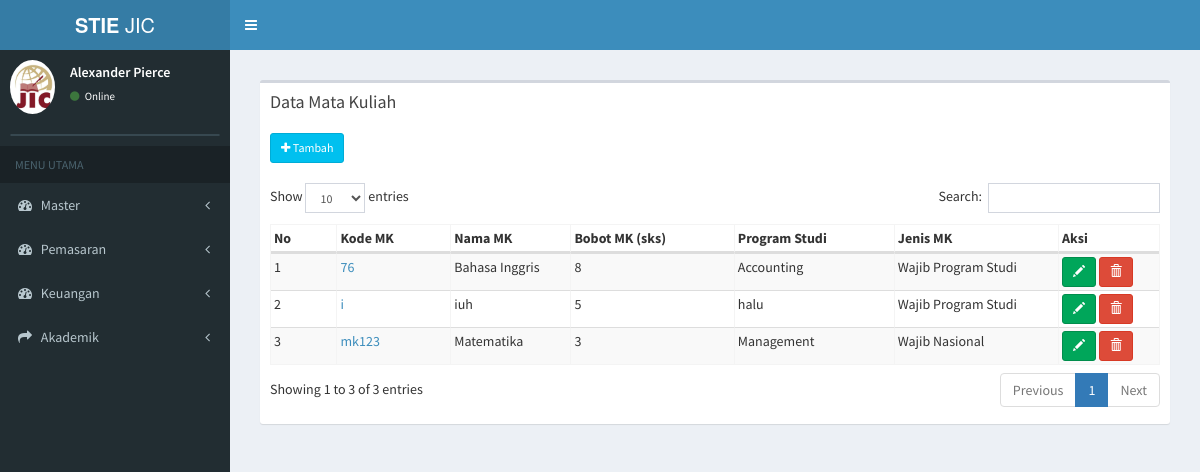
Page /index.php/mata_kuliah on the earlier database version.
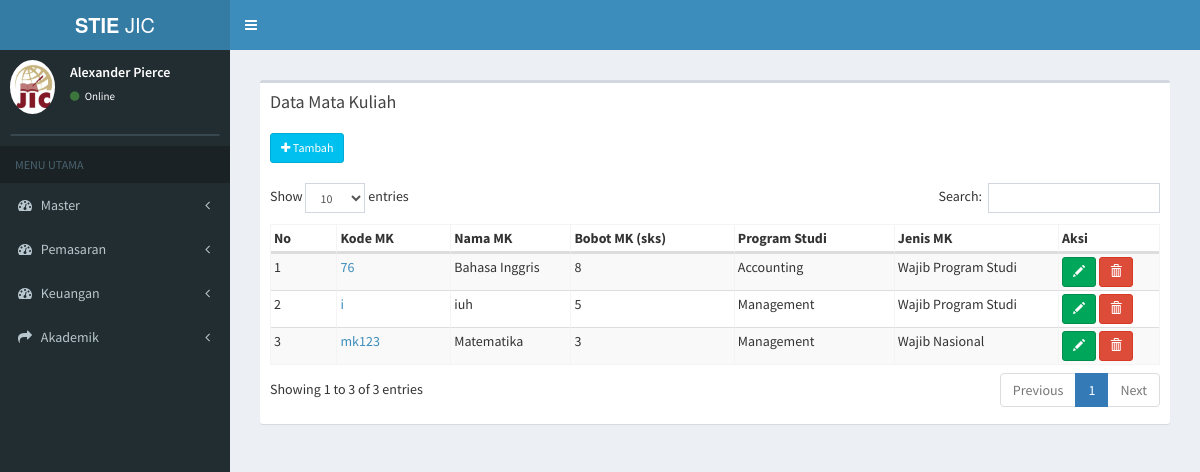
Same page on the later database version.
### tables this page shows
CREATE TABLE `tb_matkul` (
  `kode_matkul` varchar(50) NOT NULL,
  `nama_matkul` varchar(100) NOT NULL,
  `id_prodi` varchar(10) NOT NULL,
  `jenis_matkul` varchar(20) NOT NULL,
  `bobot_matkul` int(11) NOT NULL,
  `bobot_praktikum` int(11) NOT NULL,
  `bobot_tatap_muka` int(11) NOT NULL,
  `bobot_praktik_lapangan` int(11) NOT NULL,
  `bobot_simulasi` int(11) NOT NULL,
  `metode_pembelajaran` varchar(100) NOT NULL,
  `tanggal_mulai` date NOT NULL,
  `tanggal_akhir` date NOT NULL
);

CREATE TABLE `tb_prodi` (
  `id_prodi` varchar(6) NOT NULL,
  `nama_prodi` varchar(20) NOT NULL,
  `ketua_prodi` varchar(50) NOT NULL
);

CREATE TABLE `tb_jenis_matkul` (
  `id_jenis_matkul` varchar(7) NOT NULL,
  `nama_jenis_matkul` varchar(50) NOT NULL
);

### application/controllers/mata_kuliah.php (called while the page is built, shortened)
<?php
class Mata_kuliah extends CI_Controller {
	public function __construct()
	{
		$this->load->model('daftar_ulang_model');
		$this->load->model('mata_kuliah_model');
	}
	public function index()
	{
			$data['getProdi'] = $this->daftar_ulang_model->getProdi();
			$data['getJenisMatkul'] = $this->daftar_ulang_model->getJenisMatkul();
			$data['matkul'] = $this->mata_kuliah_model->data_matkul();
			$data['main_view'] = 'Mata_kuliah/mata_kuliah_view';
			$this->load->view('template', $data);
	}
}

### index.php (called while the page is built, shortened)
<?php
require_once BASEPATH.'core/CodeIgniter.php';

### application/models/mata_kuliah_model.php (called while the page is built, shortened)
<?php
class Mata_kuliah_model extends CI_Model {
  public function data_matkul(){
   return $this->db->join('tb_prodi','tb_prodi.id_prodi=tb_matkul.id_prodi')
              ->join('tb_jenis_matkul','tb_jenis_matkul.id_jenis_matkul=tb_matkul.jenis_matkul')
              ->order_by('nama_matkul')
              ->get('tb_matkul')
              ->result();
  }
}

### application/views/Mata_kuliah/mata_kuliah_view.php (the view, shortened to what this page needs)
  <section class="content">
  <div class="row">
    <div class="col-xs-12">
      <div class="box">
        <div class="box-header">
          <h3 class="box-title">Data Mata Kuliah</h3>
        </div>
        <div class="box-body">
          <table id="example3" class="table2 table-bordered table-striped">
            <a href="<?php echo base_url(); ?>mata_kuliah/tambah_matkul" class="btn btn-info btn-sm" ><i class="fa fa-plus"></i> Tambah</a> <br> <br>
            <thead>
            <tr>
              <th>No</th>
              <th>Kode MK</th>
              <th>Nama MK</th>
              <th>Bobot MK (sks)</th>
              <th>Program Studi</th>
              <th>Jenis MK</th>
              <th>Aksi</th>
            </tr>
            </thead>
            <tbody>
            <?php
            $no = 0;
            $alert = "'Apakah anda yakin mengapus data ini ?'";
            foreach ($matkul as $data) {
              echo '
            <tr>
              <td>'.++$no.'</td>
              <td><a href="" data-toggle="modal" data-target="#modal_view'.$data->kode_matkul.'">'.$data->kode_matkul.'</a></td>
              <td>'.$data->nama_matkul.'</a></td>
              <td>'.$data->bobot_matkul.'</td>
              <td>'.$data->nama_prodi.'</td>
              <td>'.$data->nama_jenis_matkul.'</td>
              <td>
              <a href="'.base_url('mata_kuliah/detail_matkul/'.$data->kode_matkul).'" class="btn btn-success  btn-sm"><i class="glyphicon glyphicon-pencil"></i><span class="tooltiptext">Detail Mata Kuliah</span></a>
               <a href="'.base_url('mata_kuliah/hapus_matkul/'.$data->kode_matkul).'" class="btn btn-danger  btn-sm" onclick="return confirm('.$alert.')"><i class="glyphicon glyphicon-trash"></i><span class="tooltiptext">Hapus Mata Kuliah</span></a>
            ' ;
          }
          ?>
            </tbody>
          </table>
        </div>
      </div>
    </div>
  </div>
</section>

Differences in the rows shown:
changed tb_matkul "iuh": id_prodi.nama_prodi "halu" → "Management"
